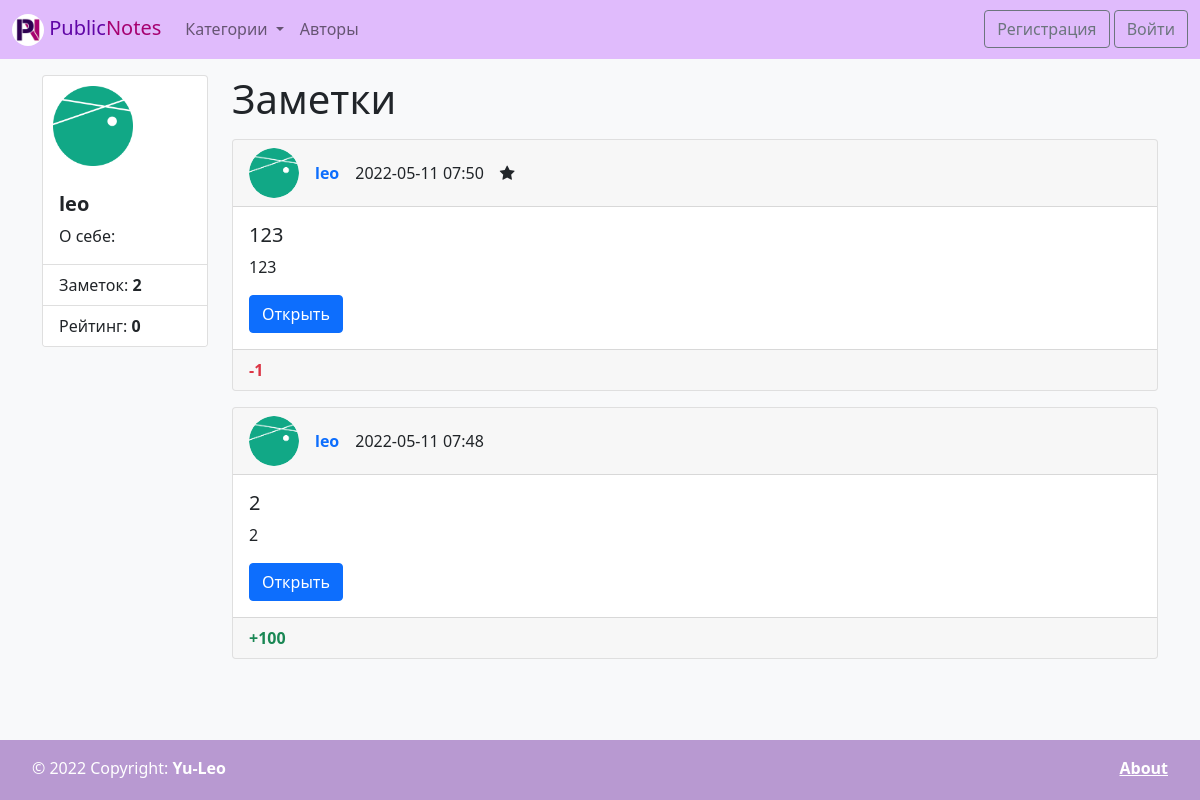
The page /author/2 on the database its author committed.
### wall/models.py (models this page shows)
class User(AbstractUser):
    photo = models.ImageField(upload_to='photos/%Y/%m/%d/', verbose_name='Аватарка', blank=True)
    rating = models.IntegerField(verbose_name='Рейтинг', default=0)
    bio = models.TextField(verbose_name='О себе', blank=True)
    def get_absolute_url(self):
        return reverse('author', kwargs={"pk": self.pk})

class Note(models.Model):
    title = models.CharField(max_length=150, verbose_name='Название')
    content = models.TextField(verbose_name='Текст', blank=True)
    created_at = models.DateTimeField(auto_now_add=True, verbose_name='Дата создания')
    rating = models.IntegerField(verbose_name='Рейтинг', default=0)
    stared = models.BooleanField(verbose_name='Важная', default=False)
    author = models.ForeignKey(
        settings.AUTH_USER_MODEL,
        on_delete=models.PROTECT,
        verbose_name='Автор',
        null=True,
        blank=True,
    )
    category = models.ForeignKey('Category', on_delete=models.PROTECT, verbose_name='Категория', null=True, blank=True)
    def get_absolute_url(self):
        return reverse('note', kwargs={"pk": self.pk})
    class Meta:
        verbose_name = 'Заметка'
        verbose_name_plural = 'Заметки'
        ordering = ['-created_at', 'title']

### wall/views.py (the view)
# urls.py: path('author/<int:pk>', ViewAuthor.as_view(), name='author'),
class ViewAuthor(DetailView):
    model = User
    template_name = 'wall/author.html'
    context_object_name = 'author'
    def get_context_data(self, *, object_list=None, **kwargs):
        context = super(ViewAuthor, self).get_context_data(**kwargs)
        context['page_obj'] = Note.objects.filter(author=self.kwargs['pk'])
        return context

### wall/templatetags/wall_tags.py (called while the page is built)
@register.simple_tag
def get_categories():
    return Category.objects.annotate(cnt=Count('note')).order_by('-cnt', 'title')

@register.simple_tag
def get_notes_count_for_author(author):
    return Note.objects.filter(author=author).count()

### wall/templates/wall/author.html (shortened to what this page needs)
{% extends 'base.html' %}
{% load wall_tags %}
{% block sidebar %}
<div class="card">
    <img src="{% if author.photo %}
                {{ author.photo.url }}
                {% else %}
                {% load static %}
                {% endif %}" alt="..." width="100" height="100"
         style="border-radius: 25px; padding: 10px;">
    <div class="card-body">
        <h5 class="card-title"><span class="fw-bold">{{ author.username }}</span></h5>
        <p class="card-text"><span>О себе:</span>{{author.bio}}</p>
    </div>
    <ul class="list-group list-group-flush">
        <li class="list-group-item">Заметок: <span class="fw-bold">
                        {% get_notes_count_for_author author %} </span></li>
        <li class="list-group-item">Рейтинг: <span class="
                        {% if item.rating > 0 %}
                        text-success
                        {% elif item.rating < 0 %}
                        text-danger
                        {% else %}
                        {% endif %}
                        fw-bold"> {{ author.rating }}
                    </span>
        </li>
    </ul>
</div>
{% endblock %}
{% block content_title %} <h1 class="mb-3">Заметки</h1>{% endblock %}
{% block content %}
{% include 'wall/inc/_notes_list.html'%}
{% endblock %}

### templates/base.html (shortened to what this page needs)
<!doctype html>
<html lang="ru">
<head>
    <link href="https://cdn.jsdelivr.net/npm/bootstrap@5.1.3/dist/css/bootstrap.min.css" rel="stylesheet"
>
    <link rel="stylesheet" href="https://maxcdn.bootstrapcdn.com/font-awesome/4.5.0/css/font-awesome.min.css">
    <link rel="stylesheet" href="/static/wall/css/style.css">
    {% load static %}
</head>
<body class="bg-light">
{% include 'inc/_navbar.html'%}
<div class="container">
    <div class="row pt-3">
        <div class="col-md-2">
            {% block sidebar %} SIDEBAR {% endblock %}
        </div>
        <div class="col-md-10" >
            {% block content_title %} {% endblock %}
            {% block content %} CONTENT {% endblock %}
        </div>
    </div>
</div>
{% include 'inc/_footer.html'%}
</body>
</html>

### templates/inc/_navbar.html (shortened to what this page needs)
{% load wall_tags %}
{% load static %}
<nav class="navbar navbar-expand-lg navbar-light purple-navbar text-white">
    <div class="container-fluid">
        <a class="navbar-brand" href="{% url 'home' %}">
            <img src="{% static 'wall/img/logo.png' %}" alt="" width="32" height="32"
                 class="d-inline-block align-text-center rounded-circle">
            <span class="dark_purple_text">Public</span><span class="dark_pink_text">Notes</span>
        </a>
        <div class="collapse navbar-collapse" id="navbarNavDropdown">
            <ul class="navbar-nav">
                <li class="nav-item dropdown">
                    <a class="nav-link dropdown-toggle" href="#" id="navbarDropdownMenuLink" role="button"
                       data-bs-toggle="dropdown" aria-expanded="false">
                        Категории
                    </a>
                </li>
                <li class="nav-item">
                    <a class="nav-link" href="{% url 'authors' %}">Авторы</a>
                </li>
            </ul>
        </div>
        <div class="">
            {% if request.user.is_authenticated %}
            <a class="btn btn-outline-secondary disabled" href="#" role="button" aria-disabled="true">
                {{ request.user.username }}</a>
            <a class="btn btn-outline-secondary" href="{% url 'logout' %}" role="button">Выйти</a>
            {% else %}
            <a class="btn btn-outline-secondary" href="{% url 'registration' %}" role="button">Регистрация</a>
            <a class="btn btn-outline-secondary" href="{% url 'login' %}" role="button">Войти</a>
            {% endif %}
        </div>
    </div>
</nav>

### wall/templates/wall/inc/_notes_list.html (shortened to what this page needs)
{% for item in page_obj %}
<div class="card mb-3">
    <div class="card-header">
        <div class="hstack gap-3">
            <div class="">
                <img src="{% if item.author.photo %}
                {{ item.author.photo.url }}
                {% else %}
                {% load static %}
                {% endif %}" alt="..." width="50" height="50"
                     style="border-radius: 25px;">
            </div>
            <div class="fw-bold">
                {% if item.author %}
                <a href="{{ item.author.get_absolute_url }}" class="text-decoration-none">{{ item.author.username }}</a>
                {% else %}
                Аноним
                {% endif %}
            </div>
            <div class="fw-light">{{ item.created_at|date:"Y-m-d H:i" }}</div>
            <div class="">
                {% if item.stared %}
                <i class="fa fa-star"></i>
                {% endif %}
            </div>
        </div>
    </div>
    <div class="card-body">
        <h5 class="card-title">{{ item.title|truncatewords:10 }}</h5>
        <p class="card-text">{{ item.content|truncatewords:30 }}</p>
        <a href="{{ item.get_absolute_url }}" class="btn btn-primary">Открыть</a>
    </div>
    <div class="card-footer"
         style="{% if item.category.color %}background-color: #{{item.category.color}}{% endif %}">
        <div class="hstack gap-3">
            {% if item.rating > 0 %}
            <div class="text-success fw-bold">+{{item.rating}}</div>
            {% elif item.rating < 0 %}
            <div class="text-danger fw-bold">{{item.rating}}</div>
            {% else %}
            <div class="fw-bold">{{item.rating}}</div>
            {% endif %}
        </div>
    </div>
</div>
{% endfor %}

### templates/inc/_footer.html
<footer class="d-flex justify-content-between text-white p-3">
    <div class="ps-3">
        © 2022 Copyright: <span class="fw-bold">Yu-Leo</span>
    </div>
    <div class="pe-3">
        <a class="text-white fw-bold" href="{% url 'about' %}">About</a>
    </div>
</footer>

### wall/static/wall/css/style.css (style rules this page uses)
html { position: relative; min-height: 100%; }
body { margin-bottom: 60px; }
footer { position: absolute; bottom: 0; width: 100%; height: 60px; background-color: #B899D1; }
.dark_purple_text { color: #6005A6; }
.purple-navbar { background-color: #E0BBFC; }
.dark_pink_text { color: #A60070; }

### rows shown on the page
User: photo (picture), username "leo", id "2", rating "0"
Note: author.photo (picture), author.username "leo", created_at "2022-05-11 07:50", stared True (drawn), title "123", content "123", rating "-1"
Note: author.photo (picture), author.username "leo", created_at "2022-05-11 07:48", title "2", content "2", rating "100"
